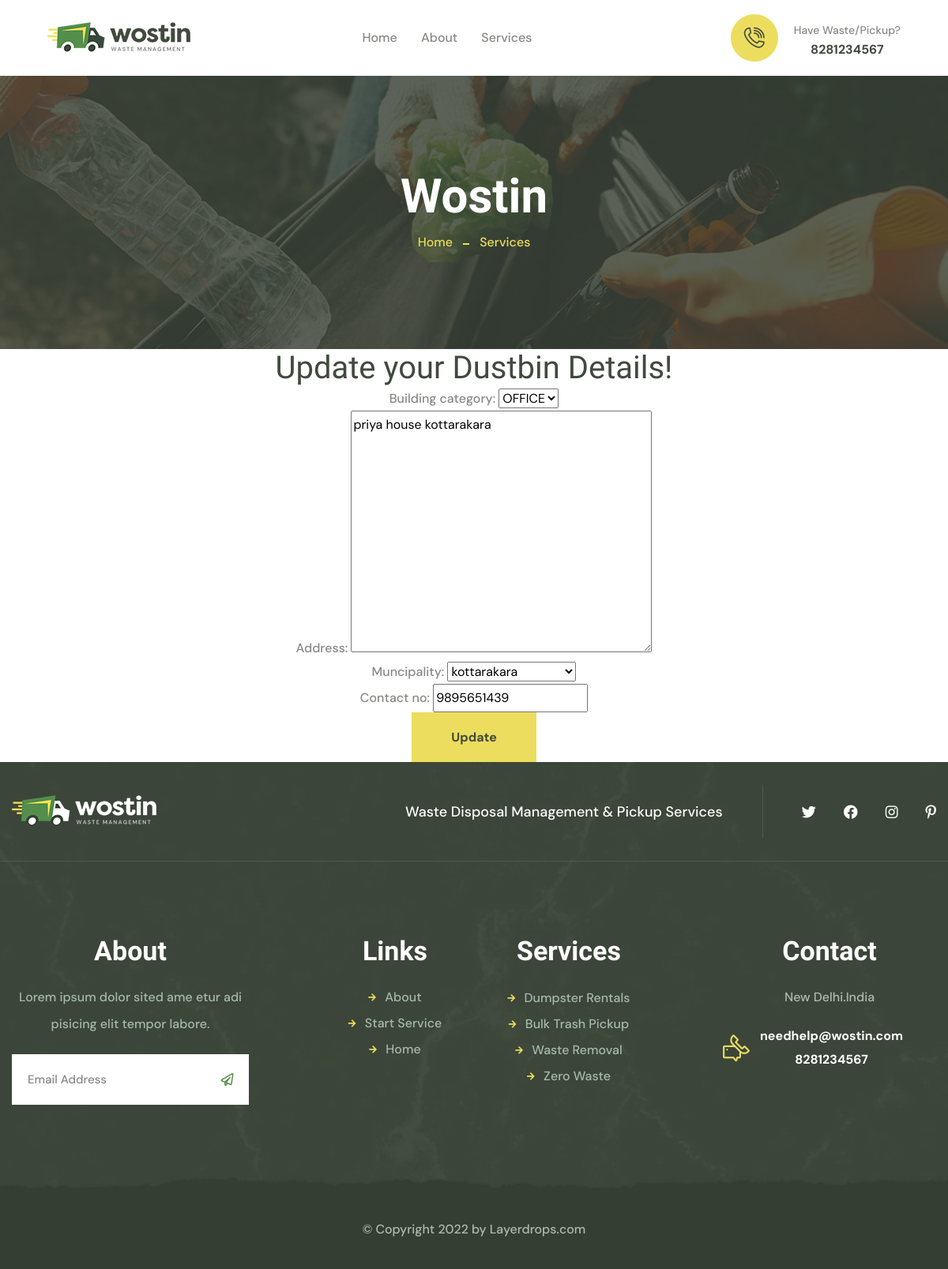
The page /dustbin_details_update/1 on the database its author committed.
### swmapp/models.py (models this page shows)
class DustbinReg(models.Model):
    building_category = models.CharField(max_length=100)
    address = models.TextField()
    muncipality= models.ForeignKey(MuncipalityReg,on_delete=models.CASCADE)
    contact_no = models.IntegerField()
    login_id = models.ForeignKey(LoginTable,on_delete=models.CASCADE,related_name='public')
    date =  models.DateField(auto_now_add=True)
    status = models.IntegerField(default=0)

### swmapp/views.py (the view)
# urls.py: path('dustbin_details_update/<int:id>', views.dustbin_update, name='dustbin_details_update'),
def dustbin_update(request,id):
    data = get_object_or_404(DustbinReg,id=id)
    if request.method == 'POST':
        updateform = DustbinRegister(request.POST,instance=data)
        if updateform.is_valid():
            updateform.save()
            return redirect('dustbin_user_view')
    else:
        updateform = DustbinRegister(instance=data)
    return render(request, 'dustbin_details_update.html',{'updateform':updateform})

### swmapp/forms.py
class DustbinRegister(forms.ModelForm):
    building = [('50','HOME'),
                ('100','OFFICE')]
    building_category = forms.ChoiceField(choices=building,widget=forms.Select())
    muncipality = forms.ModelChoiceField(queryset=MuncipalityReg.objects.all(), empty_label="Select Municipality")
    class Meta:
        model = DustbinReg
        fields = ['building_category','address','muncipality','contact_no']

### swmapp/models.py (called while the page is built)
    def __str__(self):
         return self.muncipality_name

### swmapp/templates/dustbin_details_update.html (shortened to what this page needs)
{% extends 'header.html' %}
{% block content %}
<html>
    <head>
    </head>
    <body align="center">
        <h1>Update your Dustbin Details!</h1>
        <form method="post">
            {{ updateform.as_p}}
            <button  class="thm-btn contact-one__btn"  type="submit">Update</button>
        </form>
    </body>
</html>
{% endblock %}

### rows shown on the page
DustbinReg: building_category "OFFICE", address "priya house kottarakara", muncipality "kottarakara", contact_no "9895651439"
